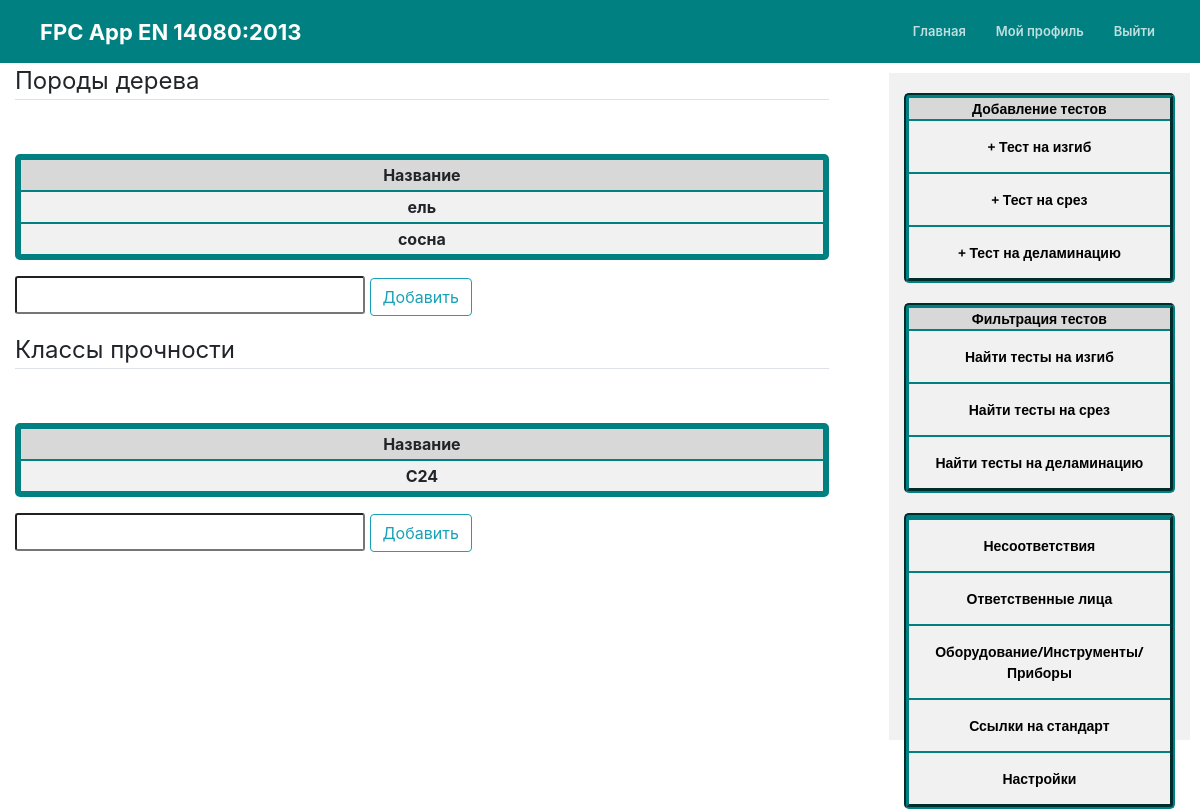
Before: /settings/ (signed in) with the older database file.
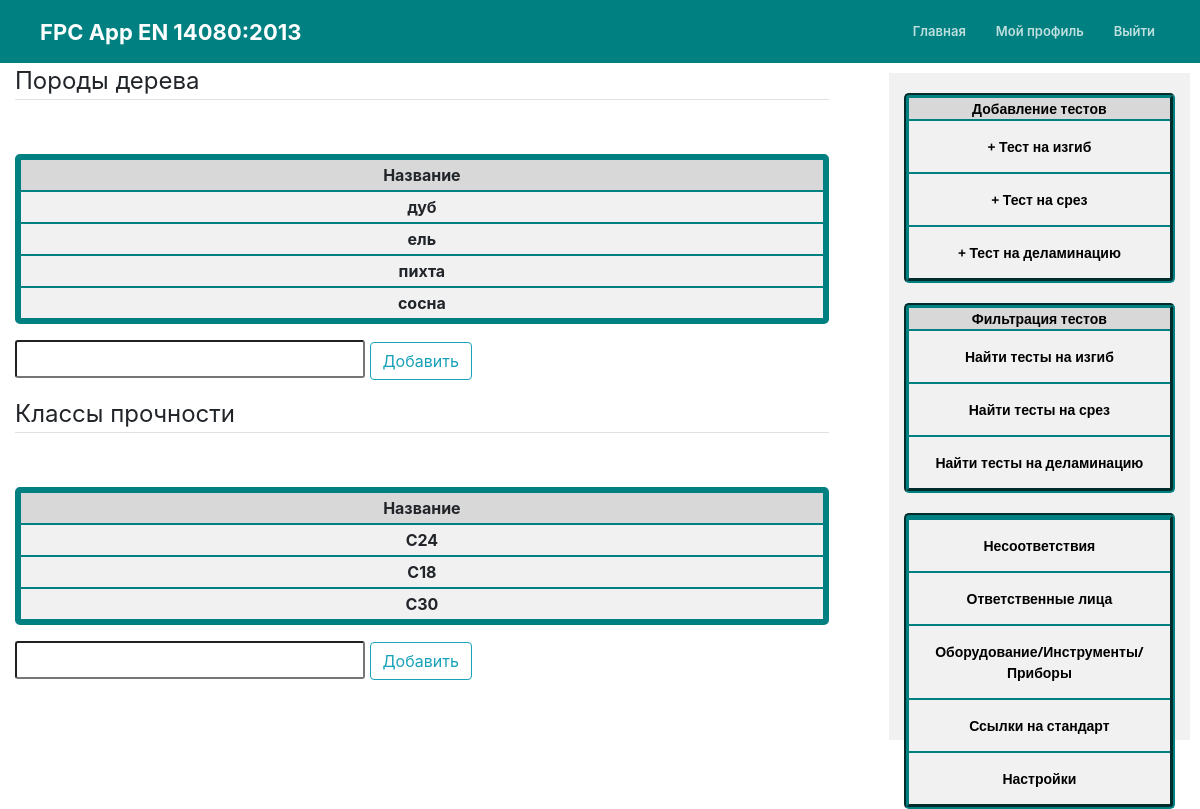
After: the same page with the newer database file.
### mainApp/models.py (models this page shows, shortened)
class Wood_types(models.Model):
	name = models.CharField(max_length=100)
	author = models.ForeignKey(User, blank=True, null=True, on_delete=models.CASCADE)

class strength_class_types(models.Model):
	name = models.CharField(max_length=100)
	author = models.ForeignKey(User, blank=True, null=True, on_delete=models.CASCADE)

### mainApp/views.py (the view)
# urls.py: path('settings/', today_views.SettingsView, name='settings'),
@login_required
def SettingsView(request):
	if request.method == 'POST':
		wood_form = Wood_typeForm(request.POST, prefix='wood_type')
		if wood_form.is_valid():
			wood_form.instance.author = request.user
			wood_form.save()
			messages.success(request, f'Новая порода дерева добавлена!')
			return redirect('settings')
	else:
		wood_form = Wood_typeForm(prefix='wood_type')
	if request.method == 'POST' and not wood_form.is_valid():
		class_form = strength_class_typesForm(request.POST, prefix='strength_class')
		wood_form = Wood_typeForm(prefix='wood_type')
		if class_form.is_valid():
			class_form.instance.author = request.user
			class_form.save()
			messages.success(request, f'Новый класс прочности добавлен!')
			return redirect('settings')
	else:
		class_form = strength_class_typesForm(prefix='strength_class')
	user = get_object_or_404(User, username=request.user.username)
	wood_types_list = Wood_types.objects.filter(author=user).order_by('name')
	class_strength_list = strength_class_types.objects.filter(author=user).order_by('name')
	return render(request, 'mainApp/settings.html', {'wood_form': wood_form, 'class_form': class_form,
		'wood_types_list': wood_types_list, 'class_strength_list': class_strength_list})

### mainApp/forms.py
class Wood_typeForm(forms.ModelForm):
	name = forms.CharField(max_length=100)
	class Meta:
		model = Wood_types
		fields = ['name']

class strength_class_typesForm(forms.ModelForm):
	name = forms.CharField(max_length=100)
	class Meta:
		model = strength_class_types
		fields = ['name']

### mainApp/templates/mainApp/settings.html (shortened to what this page needs)
{% extends "mainApp/today.html" %}
{% load crispy_forms_tags %}
{% load bootstrap4 %}
{% block content %}
<form method="POST" enctype="multipart/form-data">
    <fieldset class="form-group">
        <legend class="border-bottom mb-4">Породы дерева</legend>
        <table class="table_detail">
            <tr class="table_row">
                <th class="table_cell dark_cell">Название</th>
            </tr>
             {% if wood_types_list %}
        {% for wood_type in wood_types_list %}
            <tr class="table_row">
                <th colspan="3" class="table_cell2 click" onClick='location.href="{% url "woodtype-detail" wood_type.pk %}"'>{{ wood_type.name }}</th>
            </tr>
            {% endfor %}
        {% else %}
            Ни одной породы дерева не добавлено
        {% endif %}
    </table>
    </fieldset>
        <span class="long">{{ wood_form.name }}</span>
        <button class="btn btn-outline-info" type="submit">Добавить</button>
</form>
<form method="POST" enctype="multipart/form-data">
    <fieldset class="form-group">
        <legend class="border-bottom mb-4">Классы прочности</legend>
        <table class="table_detail">
            <tr class="table_row">
                <th class="table_cell dark_cell">Название</th>
            </tr>
             {% if class_strength_list %}
        {% for class_strength in class_strength_list %}
            <tr class="table_row">
                <th colspan="3" class="table_cell2 click" onClick='location.href="{% url 'strengthclass-update' class_strength.id %}"'>{{ class_strength.name }}</th>
            </tr>
            {% endfor %}
        {% else %}
            Ни одной породы дерева не добавлено
        {% endif %}
    </table>
    </fieldset>
        <span class="long">{{ class_form.name }}</span>
        <button class="btn btn-outline-info" type="submit">Добавить</button>
</form>
{% endblock content %}

Changed rows visible on the page:
added Wood_types: name "дуб"
added Wood_types: name "пихта"
added strength_class_types: name "С18"
added strength_class_types: name "С30"
